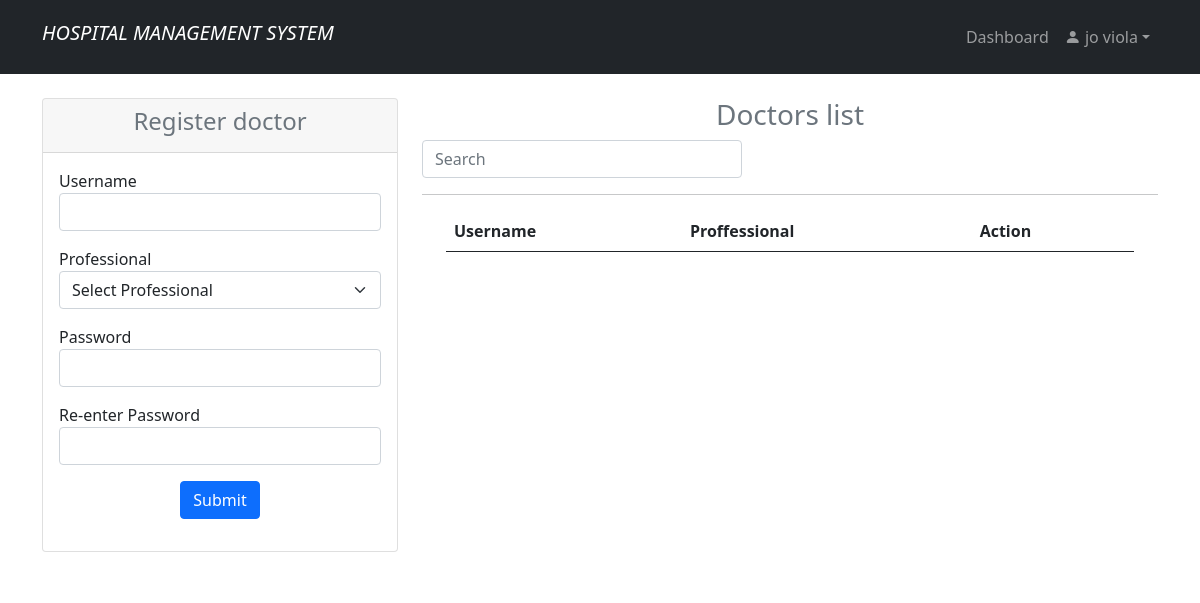
/doctor_reg.php (signed in), run on an earlier commit of the app's database.
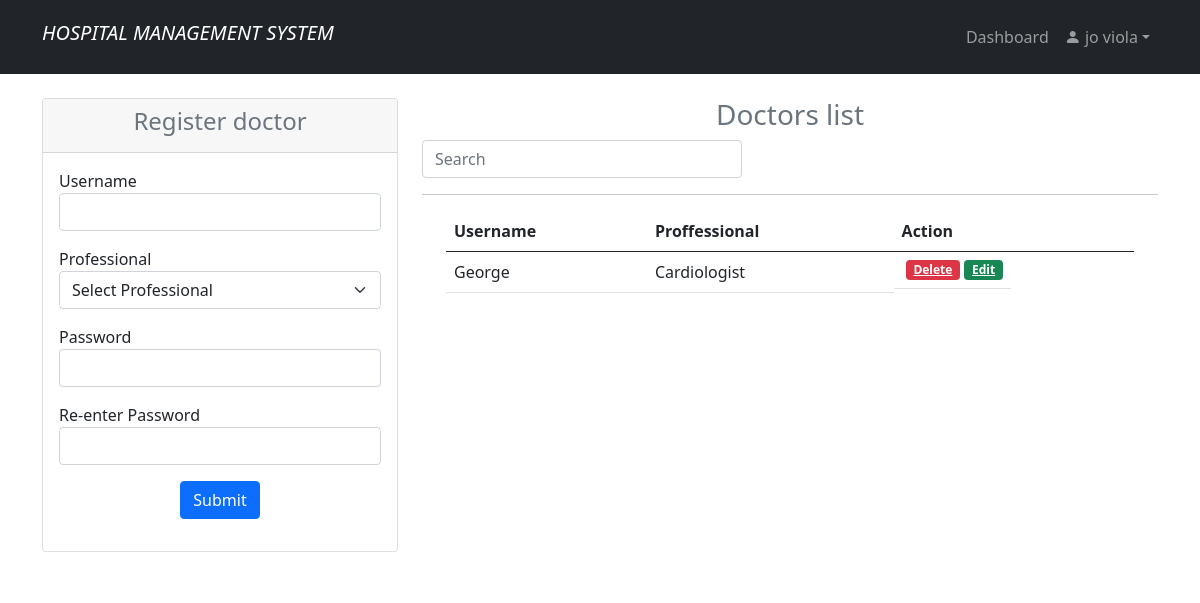
And on a later commit of the database.
### tables this page shows
CREATE TABLE `users` (
  `id` int(11) NOT NULL,
  `uname` varchar(30) NOT NULL,
  `prof` varchar(30) NOT NULL,
  `pwd` text NOT NULL,
  `role` text NOT NULL,
  `email` text NOT NULL
);

### doctor_reg.php (the view, shortened to what the changed rows need)
<?php
    include 'doctor_regdb.php';
    if (isset($_SESSION['id']) && isset($_SESSION['uname'])){
?>
<!doctype html>
<html lang="en">
    <head>
        <link rel="stylesheet" href="https://cdn.jsdelivr.net/npm/bootstrap-icons@1.3.0/font/bootstrap-icons.css">
        <link rel="stylesheet" href="style.css"/>
        <link rel="stylesheet" href="bootstrap-5.0.0/css/bootstrap.min.css"/>
    </head>
    <body>
     <?php
            include "anavbar.php";
        ?>
<section class="p-4 bg-white">
        <div class="container">
            <div class="row">
                <div class="col-md-8">
                <?php
                    $sql = "SELECT * FROM users WHERE role='doctor' ORDER BY id DESC";
                    $result = $mysqli->query($sql);
                ?>
                <div class="container" style="overflow:auto">
                            <table class="table table-hover">
                                <thead>
                                    <tr>
                                        <th>Username</th>
                                        <th>Proffessional</th>
                                        <th>Action</th>
                                    </tr>
                                </thead>
                                <tbody id = "myTable">
                                <?php while($row = $result->fetch_assoc()) { ?>
                                <tr>
                                    <td><?= $row['uname']; ?></td>
                                    <td><?= $row['prof']; ?></td>
                                    <td class="btn-group btn-group-justified">
                                         <a href="doctor_regdb.php?delete=<?php echo $row['id']; ?>" class="badge bg-danger mx-1"
                                         onclick="return confirm('This will be deleted completely?');">Delete</a>
                                        <a href="doctor_reg.php?edit=<?php echo $row['id']; ?>" class="badge bg-success">Edit</a>
                                    </td>
                                </tr>
                            <?php }?>
                            </tbody>
                        </table>
            </div>
         </div>
    </section>
        <?php
            include "footer.php";
        ?>
    </body>
</html>
<?php
    }else {
        header("Location: home.php");
        exit();
    }
?>

What changed in the data, as far as the page shows it:
added users: uname "George", prof "Cardiologist"
